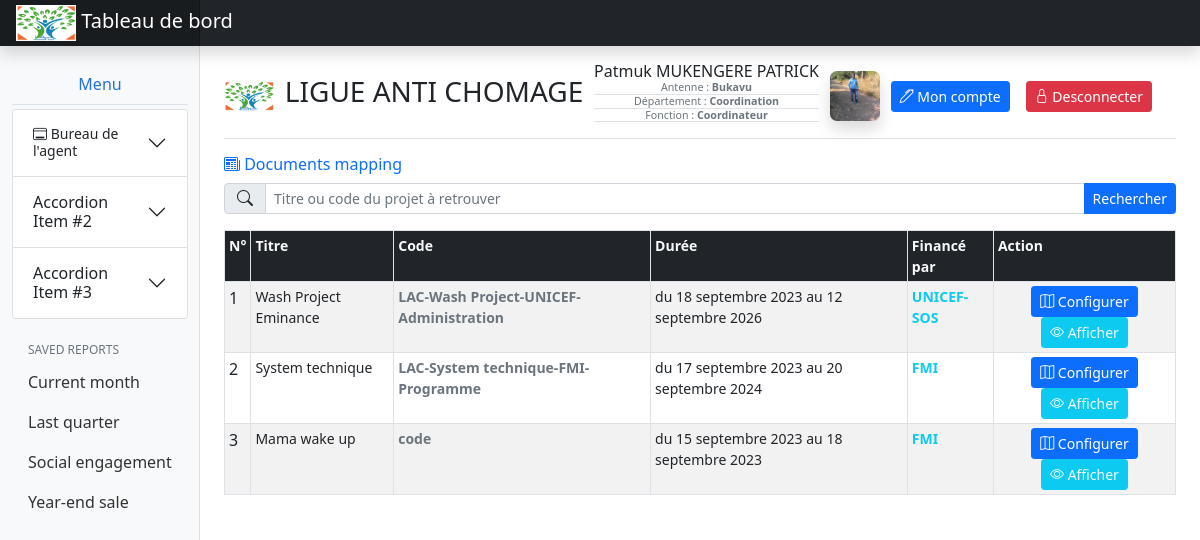
The app's page /office/mapping (signed in) with its own data.
### APP_LAC/models.py (models this page shows, shortened)
class Utilisateur(models.Model):
    nom = models.CharField(default=None, max_length=50, null=False, blank=False)
    postnom = models.CharField(default=None, max_length=50, null=False, blank=False)
    prenom = models.CharField(default=None, max_length=50, null=True, blank=True)
    nom_utilisateur = models.CharField(max_length=50, null=False)
    mot_de_passe = models.CharField(max_length=50, unique=False, null=False)
    typeCompte = models.IntegerField(unique=False, null=False, blank=False, default=1)
    antenne = models.ForeignKey(Antenne, on_delete=models.CASCADE, default=None)
    departement = models.ForeignKey(Departement, on_delete=models.CASCADE, default=None)
    fonction = models.ForeignKey(Fonctions, on_delete=models.RESTRICT, default=None)
    email = models.EmailField(default=None, max_length=50, null=False, blank=False)
    tel1 = models.CharField(max_length=13, unique=False, null=False, blank=False, default=None)
    tel2 = models.CharField(max_length=13, unique=False, null=True, blank=True)
    agentFolderPht = models.CharField(max_length=100, null=True, blank=True)
    agentFolderDoc = models.CharField(max_length=100, null=True, blank=True)
    photo = models.FileField(default=None, null=True, blank=True, upload_to="photos")
    cv = models.FileField(default=None, null=True, blank=True, upload_to="CV")
    lettre = models.FileField(default=None, null=True, blank=True, upload_to="lettre")
    contrat = models.FileField(default=None, null=True, blank=True, upload_to="contrat")
    carteid = models.FileField(default=None, null=True, blank=True, upload_to="carte")
    diplome1 = models.FileField(default=None, null=True, blank=True, upload_to="dip1")
    diplome2 = models.FileField(default=None, null=True, blank=True, upload_to="dip2")
    diplome3 = models.FileField(default=None, null=True, blank=True, upload_to="dip2")

class Antenne(models.Model):
    designation = models.CharField(max_length=30, unique=True, null=False)
    def __str__(self):
        return self.designation

class Departement(models.Model):
    antenne = models.ForeignKey(Antenne, on_delete=models.CASCADE)
    designation = models.CharField(max_length=30, unique=True, null=False)
    def __str__(self):
        return self.designation

class Fonctions(models.Model):
    departement = models.ForeignKey(Departement, on_delete=models.CASCADE, default=None)
    designation = models.CharField(max_length=30, unique=True, null=False)
    def __str__(self):
        return self.designation

class Doc_Projet(models.Model):
    titre = models.CharField(max_length=100, blank=False)
    code_project = models.CharField(default=None, max_length=200, null=True, blank=True)
    finance_par = models.CharField(max_length=50, blank=False)
    date_debut = models.DateField(default=django.utils.timezone.now, blank=False)
    date_fin = models.DateField(default=django.utils.timezone.now, blank=False)
    duree = models.CharField(default=0, max_length=50)
    plan_action = models.CharField(max_length=100)
    programme_solicite = models.CharField(max_length=100)
    contextActualiseProgramme = models.TextField()
    descImpactAttenduProg = models.TextField()
    statut = models.CharField(default='En attente de soumission', blank=False, max_length=100)
    etat = models.CharField(default='En cours', blank=False, max_length=100)
    class Meta:
        ordering = ['-id']

### APP_LAC/views.py (the view)
def mapping_index(request):
    mesures_securitaires(request)
    info = {
        'user':models.Utilisateur.objects.get(nom_utilisateur=request.session['utilisateur']),
        'titre': 'Mapping - ',
        'projets': models.Doc_Projet.objects.all(),
    }
    return render(request,'office/docprojet/mapping/mapping_index.html',context=info)

### APP_LAC/views.py (called while the page is built)
def mesures_securitaires(request):
    try:
        if request.session:
            request.session['utilisateur']
    except Exception as exc:
        return redirect('index_office')

### templates/office/docprojet/mapping/mapping_index.html (shortened to what this page needs)
{% extends 'base_dashboard_agent.html' %}
{% load static %}
{% block user-name %}
    <div id="detail-agent" class="align-items-center">
        <p class="p-0 mb-0 text-center">{{ user.prenom | capfirst }} {{ user.nom |upper }} {{ user.postnom | upper }}</p>
        <p class="text-muted small text-center fw-normal m-0 p-0 border-bottom small-info">Antenne : <strong>{{ user.antenne }}</strong></p>
        <p class="text-muted small text-center fw-normal m-0 p-0 border-bottom small-info">Département : <strong>{{ user.departement }}</strong></p>
        <p class="text-muted small text-center fw-normal m-0 p-0 border-bottom small-info">Fonction : <strong>{{ user.fonction }}</strong></p>
    </div>
{% endblock %}
{% block user_profil %}
    {% if user.photo %}
        <div class="shadow" id="user-profil"
             style="min-width: 50px; min-height: 50px;
                     background-image: url('/media/{{ user.photo }}');
                     background-position: center;
                     background-size: cover;
                     border-radius: 7px;
                     ">
        </div>
    {% endif %}
{% endblock %}
{% block compte_btn_groupe %}
        <div class="text-center w-100 d-md-flex flex-row">
            <a type="button" href="{% url 'profil_agent' user.id %}" class="btn btn-sm btn-primary">
                <span class="bi-pen"> Mon compte</span>
            </a>
            <a type="button" class="btn btn-sm  mx-3 btn-danger small" href="{% url 'module_deconnexion' %}"><span class="bi-lock"> Desconnecter</span></a>
        </div>
  </div>
{% endblock %}
{% block section_title %}
    <span class="text-primary bi-newspaper">
        Documents mapping
    </span>
{% endblock %}
{% block central_section %}
    <div class="w-100">
        <form method="post" action="{% url 'doc_projet' %}">
            <div class="input-group mb-3">
              <span class="input-group-text bi-search" id="basic-addon1"> </span>
              <input type="text" class="form-control form-control-sm" placeholder="Titre ou code du projet à retrouver" aria-label="Username" aria-describedby="basic-addon1">
                <button type="submit" class="btn-sm btn btn-primary">
                    Rechercher
                </button>
            </div>
        </form>
    </div>
    <div>
        <table class="table table-bordered table-striped table-responsive table-sm">
          <thead class="align-items-center">
            <tr class="bg-dark text-light small table">
              <th scope="col">N°</th>
              <th scope="col">Titre</th>
              <th scope="col">Code</th>
              <th scope="col">Durée</th>
              <th scope="col">Financé par</th>
              <th scope="col">Action</th>
            </tr>
          </thead>
          <tbody>
            {% for projet in projets %}
                <tr>
                    <td>{{ forloop.counter }}</td>
                    <td class="small">{{ projet.titre }}</td>
                    <td class="small text-muted fw-bold">{{ projet.code_project }}</td>
                    <td class="small"> du {{ projet.date_debut }} au {{ projet.date_fin }}</td>
                    <td class="fw-bold small text-info">{{ projet.finance_par }}</td>
                    <td class="small text-center">
                        <a type="button" class="btn btn-primary btn-sm" href="{% url 'nouveau_mapping' projet.id %}" title="Ajouter une ligne dans le document mapping" type="button" >
                            <span class="bi-map"> Configurer</span>
                        </a>
                        <a type="button" class="btn btn-info btn-sm text-light" href="{% url 'afficher le mapping du projet' projet.id %}" title="Afficher le mapping du projet" type="button" >
                            <span class="bi-eye"> Afficher</span>
                        </a>
                    </td>
                </tr>
            {% endfor %}
          </tbody>
    </table>
    </div>
{% endblock %}

### records on screen
Utilisateur: prenom "Patmuk", nom "MUKENGERE", postnom "PATRICK", antenne "Bukavu", departement "Coordination", fonction "Coordinateur", photo (picture)
Doc_Projet: titre "Wash Project Eminance", code_project "LAC-Wash Project-UNICEF-Administration", date_debut "18 septembre 2023", date_fin "12 septembre 2026", finance_par "UNICEF-SOS"
Doc_Projet: titre "System technique", code_project "LAC-System technique-FMI-Programme", date_debut "17 septembre 2023", date_fin "20 septembre 2024", finance_par "FMI"
Doc_Projet: titre "Mama wake up", code_project "code", date_debut "15 septembre 2023", date_fin "18 septembre 2023", finance_par "FMI"
